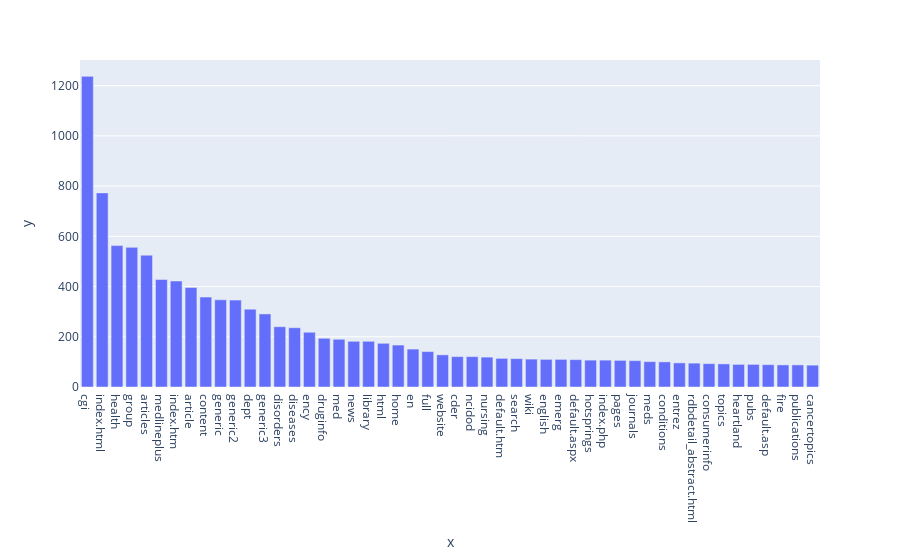

Notebook code for this chart:
### Code cell
plot_series(get_top_part_for_type(df, "Health", 50))

### Figure 1 — Plotly figure (JSON) as saved in the notebook; plotly's stock layout.template omitted (floating-point values rounded to 4 significant figures)
{"data": [{"alignmentgroup": "True", "hovertemplate": "x=%{x}<br>y=%{y}<extra></extra>", "legendgroup": "", "marker": {"color": "#636efa", "pattern": {"shape": ""}}, "name": "", "offsetgroup": "", "orientation": "v", "showlegend": false, "textposition": "auto", "type": "bar", "x": ["cgi", "index.html", "health", "group", "articles", "medlineplus", "index.htm", "article", "content", "generic", "generic2", "dept", "generic3", "disorders", "diseases", "ency", "druginfo", "med", "news", "library", "html", "home", "en", "full", "website", "cder", "ncidod", "nursing", "default.htm", "search", "wiki", "english", "emerg", "default.aspx", "hotsprings", "index.php", "pages", "journals", "meds", "conditions", "entrez", "rdbdetail_abstract.html", "consumerinfo", "topics", "heartland", "pubs", "default.asp", "fire", "publications", "cancertopics"], "xaxis": "x", "y": [1237, 773, 563, 556, 525, 428, 422, 396, 358, 347, 346, 310, 291, 240, 236, 218, 194, 190, 182, 182, 174, 167, 151, 141, 128, 121, 121, 119, 114, 113, 111, 110, 110, 109, 107, 107, 106, 105, 101, 100, 96, 95, 93, 92, 90, 90, 89, 88, 88, 87], "yaxis": "y"}], "layout": {"barmode": "relative", "legend": {"tracegroupgap": 0}, "margin": {"t": 60}, "xaxis": {"anchor": "y", "domain": [0, 1], "title": {"text": "x"}}, "yaxis": {"anchor": "x", "domain": [0, 1], "title": {"text": "y"}}}}
